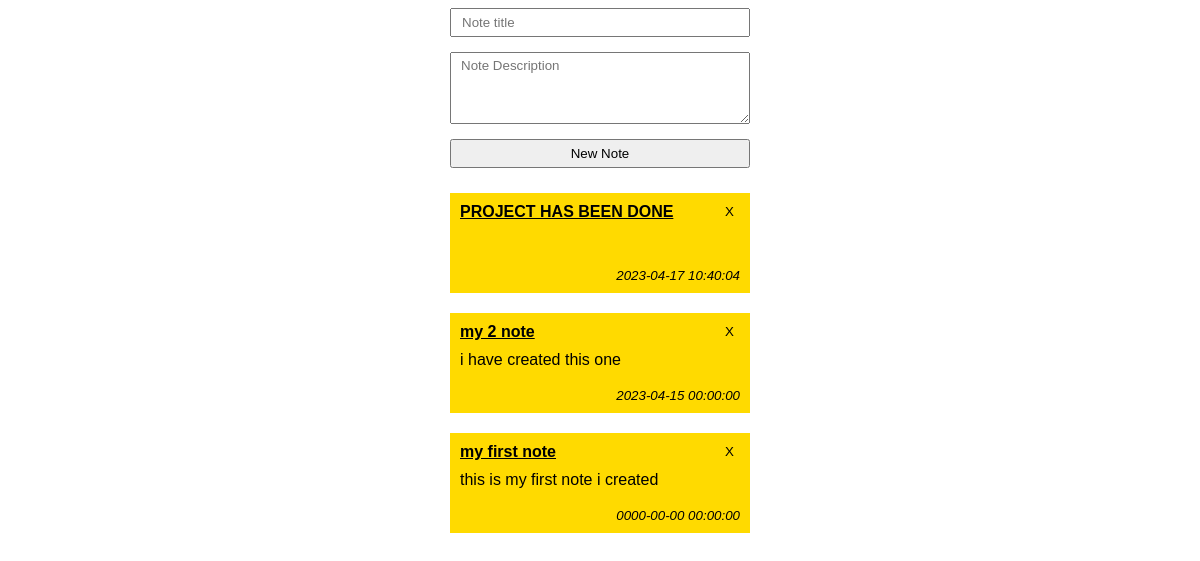
The page / on the database its author committed.
### tables this page shows
CREATE TABLE `notes` (
  `id` int(11) NOT NULL,
  `title` varchar(255) NOT NULL,
  `description` varchar(1024) NOT NULL,
  `create_date` datetime NOT NULL DEFAULT current_timestamp()
);

### Connection.php (called while the page is built, shortened)
<?php
class Connection
{
    public PDO $pdo;
    public function __construct()
    {
        $this->pdo = new PDO("mysql:server=localhost;dbname=notes", 'admin', 'admin');
        $this->pdo->setAttribute(PDO::ATTR_ERRMODE, PDO::ERRMODE_EXCEPTION);
    }
    function getNotes()
    {
        $statment = $this->pdo->prepare('SELECT * FROM notes ORDER BY create_date DESC');
        $statment->execute();
        return $statment->fetchAll(PDO::FETCH_ASSOC);
    }
}
return new Connection();

### index.php (the view, shortened to what this page needs)
<?php
$connection = require "./Connection.php";
$notes = $connection->getNotes();
$currentNote = [
    'id' => '',
    'title' => '',
    'description' => ''
];
?>
<!DOCTYPE html>
<html lang="en">
<head>
    <link rel="stylesheet" href="app.css">
</head>
<body>
    <div>
        <form class="new-note" action="create.php" method="post">
            <input type="text" name="title" placeholder="Note title" autocomplete="off" value="<?php echo $currentNote['title']; ?>">
            <textarea name="description" cols="30" rows="4" placeholder="Note Description"><?php if ($currentNote['id']) : ?><?php echo $currentNote['description']; ?><?php endif; ?></textarea>
            <button>
                <?php if (isset($_GET['id'])) : ?>
                    <?php echo 'Update' ?>
                <?php else : ?>
                    <?php echo 'New Note' ?>
                <?php endif; ?>
            </button>
        </form>
        <?php foreach ($notes as $note) : ?>
            <div class="notes">
                <div class="note">
                    <div class="title">
                        <a href="?id=<?php echo $note['id']; ?>">
                            <?php echo $note['title']; ?>
                        </a>
                    </div>
                    <div class="description">
                        <?php echo $note['description']; ?>
                    </div>
                    <small><?php echo $note['create_date']; ?></small>
                    <form action="delete.php" method="post">
                        <button class="close">X</button>
                    </form>
                </div>
            </div>
        <?php endforeach; ?>
    </div>
</body>
</html>

### app.css (style rules this page uses)
* { box-sizing: border-box; }
body { font-family: Arial; }
.new-note { width: 300px; margin: 0 auto; }
.new-note input, .new-note textarea, .new-note button { font-family: Arial; padding: 5px 10px; display: block; width: 100%; margin-bottom: 15px; }
.notes { display: flex; flex-wrap: wrap; justify-content: center; }
.note { background-color: #ffda00; color: black; width: 300px; display: inline-block; margin: 10px; padding: 10px; position: relative; min-height: 100px; }
.note .title { margin-bottom: 10px; font-weight: bold; }
.note .title a { color: black; }
.note .close { position: absolute; right: 10px; top: 10px; background-color: transparent; border: none; cursor: pointer; }
.note small { position: absolute; bottom: 10px; right: 10px; margin-top: 10px; display: block; text-align: right; font-style: italic; }

### rows shown on the page
notes: title "PROJECT HAS BEEN DONE", create_date "2023-04-17 10:40:04"
notes: title "my 2 note", description "i have created this one", create_date "2023-04-15 00:00:00"
notes: title "my first note", description "this is my first note i created", create_date "0000-00-00 00:00:00"
